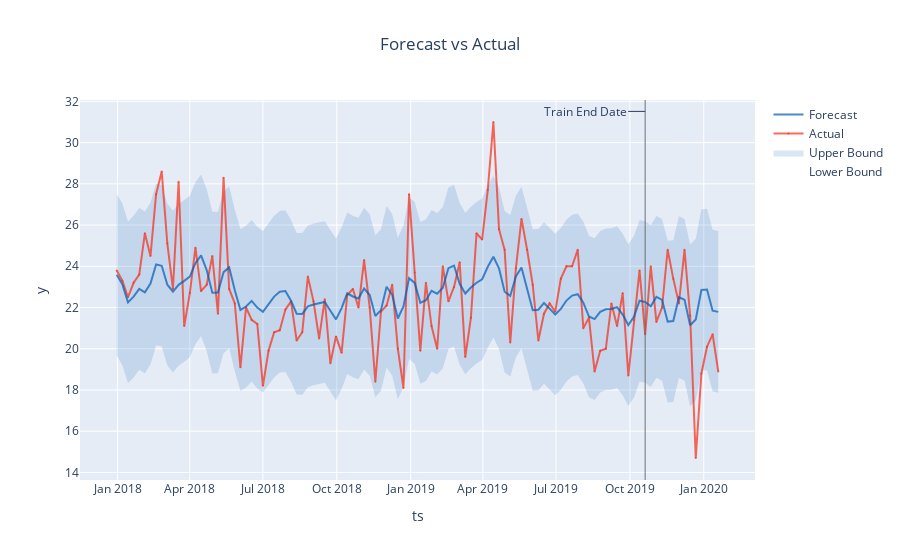

Source (notebook cell):
### Markdown cell above
### Addiction

### Code cell
# Before COVID
addiction_res_before = greykite_fit_explore(combined_states_before_covid, 'addiction', yearly_seasonality=15, quarterly_seasonality = 0, monthly_seasonality = 0, holiday_lookup_countries=[])
